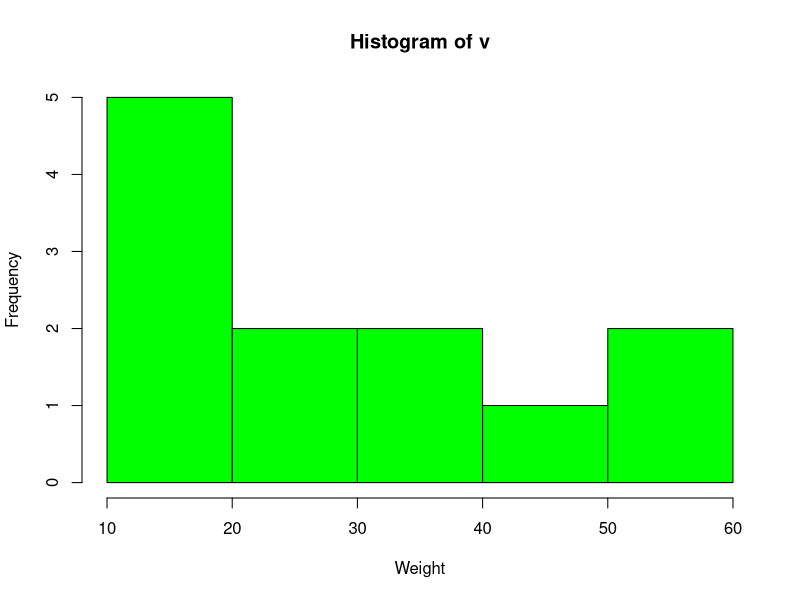

This chart was generated by the following R code:
v <- c(12, 24,16,38,21,13,55,17,39,10,60,43)

png(file='histogram_chart.png')

hist(v,xlab='Weight',ylab='Frequency',col='green',border='black')
dev.off()
